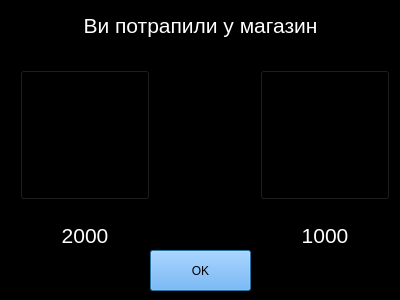
<?xml version="1.0" encoding="UTF-8"?>
<ui version="4.0">
 <class>Dialog_shop</class>
 <widget class="QDialog" name="Dialog_shop">
  <property name="geometry">
   <rect>
    <x>0</x>
    <y>0</y>
    <width>400</width>
    <height>300</height>
   </rect>
  </property>
  <property name="minimumSize">
   <size>
    <width>400</width>
    <height>300</height>
   </size>
  </property>
  <property name="maximumSize">
   <size>
    <width>400</width>
    <height>300</height>
   </size>
  </property>
  <property name="palette">
   <palette>
    <active>
     <colorrole role="Button">
      <brush brushstyle="SolidPattern">
       <color alpha="255">
        <red>0</red>
        <green>0</green>
        <blue>0</blue>
       </color>
      </brush>
     </colorrole>
     <colorrole role="Base">
      <brush brushstyle="SolidPattern">
       <color alpha="255">
        <red>0</red>
        <green>0</green>
        <blue>0</blue>
       </color>
      </brush>
     </colorrole>
     <colorrole role="Window">
      <brush brushstyle="SolidPattern">
       <color alpha="255">
        <red>0</red>
        <green>0</green>
        <blue>0</blue>
       </color>
      </brush>
     </colorrole>
    </active>
    <inactive>
     <colorrole role="Button">
      <brush brushstyle="SolidPattern">
       <color alpha="255">
        <red>0</red>
        <green>0</green>
        <blue>0</blue>
       </color>
      </brush>
     </colorrole>
     <colorrole role="Base">
      <brush brushstyle="SolidPattern">
       <color alpha="255">
        <red>0</red>
        <green>0</green>
        <blue>0</blue>
       </color>
      </brush>
     </colorrole>
     <colorrole role="Window">
      <brush brushstyle="SolidPattern">
       <color alpha="255">
        <red>0</red>
        <green>0</green>
        <blue>0</blue>
       </color>
      </brush>
     </colorrole>
    </inactive>
    <disabled>
     <colorrole role="Button">
      <brush brushstyle="SolidPattern">
       <color alpha="255">
        <red>0</red>
        <green>0</green>
        <blue>0</blue>
       </color>
      </brush>
     </colorrole>
     <colorrole role="Base">
      <brush brushstyle="SolidPattern">
       <color alpha="255">
        <red>0</red>
        <green>0</green>
        <blue>0</blue>
       </color>
      </brush>
     </colorrole>
     <colorrole role="Window">
      <brush brushstyle="SolidPattern">
       <color alpha="255">
        <red>0</red>
        <green>0</green>
        <blue>0</blue>
       </color>
      </brush>
     </colorrole>
    </disabled>
   </palette>
  </property>
  <property name="windowTitle">
   <string>Магазин</string>
  </property>
  <property name="windowIcon">
   <iconset>
    <normaloff>../../../../JAVA_PROJECT_SSD/python_game/assets/fight.png</normaloff>../../../../JAVA_PROJECT_SSD/python_game/assets/fight.png</iconset>
  </property>
  <property name="styleSheet">
   <string notr="true">background-color:rgb(0, 0,0)</string>
  </property>
  <widget class="QPushButton" name="btn_shopOK">
   <property name="geometry">
    <rect>
     <x>150</x>
     <y>250</y>
     <width>101</width>
     <height>41</height>
    </rect>
   </property>
   <property name="autoFillBackground">
    <bool>false</bool>
   </property>
   <property name="styleSheet">
    <string notr="true">background-color:rgb(85, 170, 255)</string>
   </property>
   <property name="text">
    <string>OK</string>
   </property>
  </widget>
  <widget class="QLabel" name="label_welcome">
   <property name="geometry">
    <rect>
     <x>20</x>
     <y>0</y>
     <width>361</width>
     <height>51</height>
    </rect>
   </property>
   <property name="font">
    <font>
     <pointsize>16</pointsize>
    </font>
   </property>
   <property name="autoFillBackground">
    <bool>false</bool>
   </property>
   <property name="styleSheet">
    <string notr="true">color: white;</string>
   </property>
   <property name="text">
    <string>Ви потрапили у магазин</string>
   </property>
   <property name="alignment">
    <set>Qt::AlignCenter</set>
   </property>
  </widget>
  <widget class="QPushButton" name="btn_shopAtack">
   <property name="geometry">
    <rect>
     <x>20</x>
     <y>70</y>
     <width>130</width>
     <height>130</height>
    </rect>
   </property>
   <property name="text">
    <string notr="true"/>
   </property>
   <property name="icon">
    <iconset>
     <normaloff>../../../../JAVA_PROJECT_SSD/python_game/assets/shop2.png</normaloff>../../../../JAVA_PROJECT_SSD/python_game/assets/shop2.png</iconset>
   </property>
   <property name="iconSize">
    <size>
     <width>120</width>
     <height>120</height>
    </size>
   </property>
   <property name="checkable">
    <bool>false</bool>
   </property>
   <property name="checked">
    <bool>false</bool>
   </property>
   <property name="autoRepeat">
    <bool>false</bool>
   </property>
  </widget>
  <widget class="QLabel" name="label_atackPrice">
   <property name="geometry">
    <rect>
     <x>20</x>
     <y>210</y>
     <width>130</width>
     <height>51</height>
    </rect>
   </property>
   <property name="font">
    <font>
     <pointsize>16</pointsize>
    </font>
   </property>
   <property name="autoFillBackground">
    <bool>false</bool>
   </property>
   <property name="styleSheet">
    <string notr="true">color: white;</string>
   </property>
   <property name="text">
    <string>2000</string>
   </property>
   <property name="alignment">
    <set>Qt::AlignCenter</set>
   </property>
  </widget>
  <widget class="QPushButton" name="btn_shopLife">
   <property name="geometry">
    <rect>
     <x>260</x>
     <y>70</y>
     <width>130</width>
     <height>130</height>
    </rect>
   </property>
   <property name="text">
    <string notr="true"/>
   </property>
   <property name="icon">
    <iconset>
     <normaloff>../../../../JAVA_PROJECT_SSD/python_game/assets/shop1.png</normaloff>../../../../JAVA_PROJECT_SSD/python_game/assets/shop1.png</iconset>
   </property>
   <property name="iconSize">
    <size>
     <width>120</width>
     <height>120</height>
    </size>
   </property>
   <property name="checkable">
    <bool>false</bool>
   </property>
   <property name="checked">
    <bool>false</bool>
   </property>
   <property name="autoRepeat">
    <bool>false</bool>
   </property>
  </widget>
  <widget class="QLabel" name="label_lifePrice">
   <property name="geometry">
    <rect>
     <x>260</x>
     <y>210</y>
     <width>130</width>
     <height>51</height>
    </rect>
   </property>
   <property name="font">
    <font>
     <pointsize>16</pointsize>
    </font>
   </property>
   <property name="autoFillBackground">
    <bool>false</bool>
   </property>
   <property name="styleSheet">
    <string notr="true">color: white;</string>
   </property>
   <property name="text">
    <string>1000</string>
   </property>
   <property name="alignment">
    <set>Qt::AlignCenter</set>
   </property>
  </widget>
 </widget>
 <resources/>
 <connections/>
</ui>
